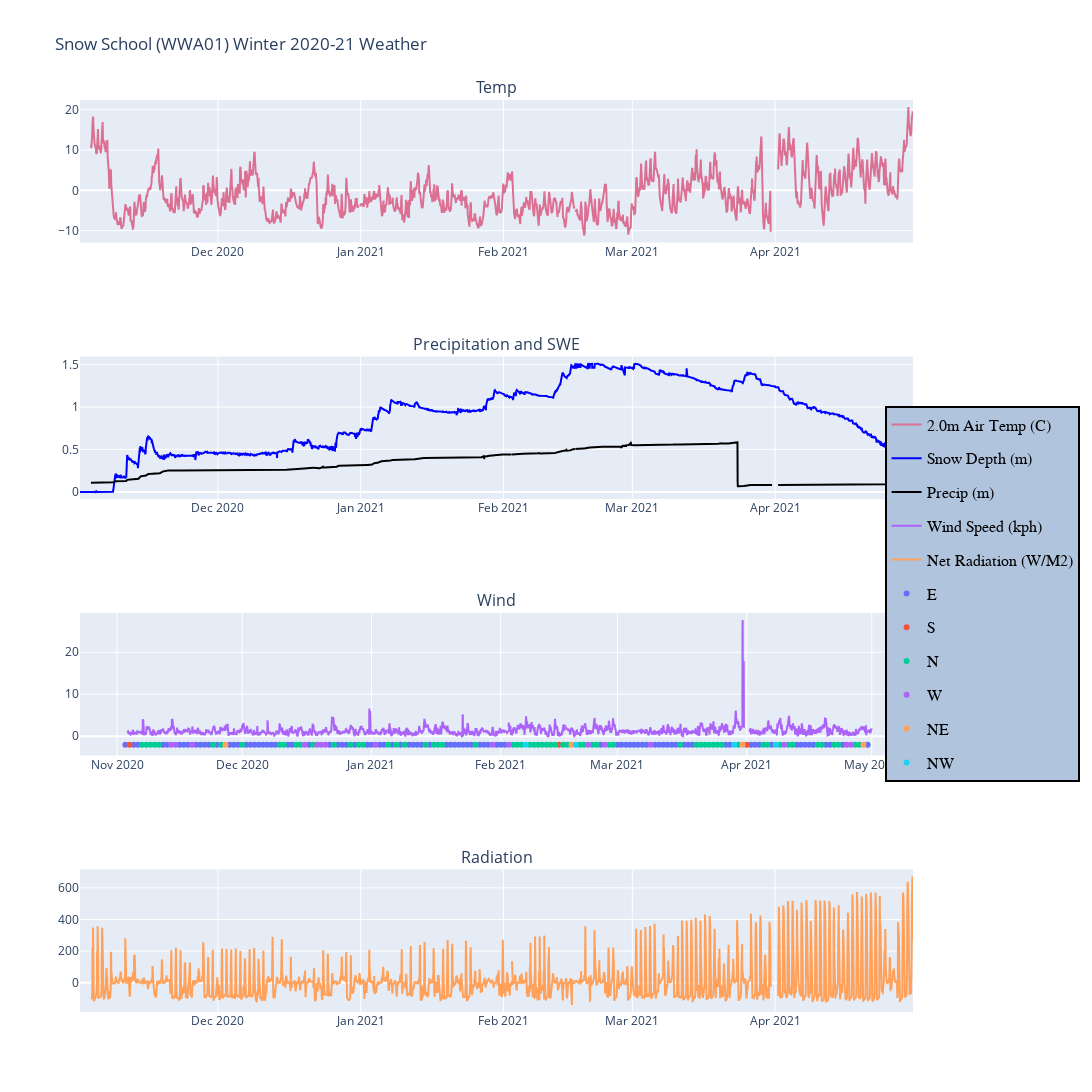

Notebook cell for this chart:
### Code cell
def wind_subset(i):
    if i == 'ENE' or i == 'E' or i == 'ESE':
        j = 'E'
    if i == 'WSW' or i == 'W' or i == 'WNW':
        j = 'W'
    if i == 'SSW' or i == 'S' or i == 'SSE':
        j = 'S'
    if i == 'NNW' or i == 'N' or i == 'NNE':
        j = 'N'
    if i == 'NE' or i == 'NW' or i == 'SW' or i == 'SE':
        j = i
    return j

sub = wx[wx.index > ('2020-11-01')]
sub_wind = sub.dropna(subset = ['wind_cardinal_direction_1d'])
sub_wind['wind_dir_lim'] = sub_wind.wind_cardinal_direction_1d.apply(wind_subset)

from plotly.subplots import make_subplots
import plotly.graph_objects as go

fig = make_subplots(rows=4, cols=1, subplot_titles=("Temp", "Precipitation and SWE", "Wind", "Radiation"))

fig.add_trace(
    go.Scatter(x = sub.index, y = sub['airtemp_2.0'], name = '2.0m Air Temp (C)', line_color = 'palevioletred'),
    row=1, col=1
)

fig.add_trace(
    go.Scatter(x = sub.index, y = sub['snow_depth_1'], name = 'Snow Depth (m)', line_color = 'blue'),
    row=2, col=1
)

fig.add_trace(
    go.Scatter(x = sub.index, y = sub['precip_accum_1'], name = 'Precip (m)', line_color = 'black'),
    row=2, col=1
)

fig.add_trace(
    go.Scatter(x = sub.index, y = sub['wind_speed_1'], name = 'Wind Speed (kph)'),
    row=3, col=1
)
    

fig.add_trace(
    go.Scatter(x = sub.index, y = sub['net_radiation_1'], name = 'Net Radiation (W/M2)'),
    row=4, col=1
)


from statistics import mode
a= sub_wind['wind_dir_lim'].resample('d').apply(lambda x: mode(x))
figure1 = px.scatter(x= a.index, 
                     y=np.zeros_like(a.index)-2,
                     color = a.values)
figure1_traces = []
for trace in range(len(figure1["data"])):
    figure1_traces.append(figure1["data"][trace])
for traces in figure1_traces:
    fig.append_trace(traces, row=3, col=1)

fig.update_layout(height=1200, width=1400, title_text="Snow School (WWA01) Winter 2020-21 Weather")

fig.update_layout(legend=dict(
    yanchor="top",
    y=0.665,
    xanchor="right",
    x=1.2,
    title_font_family="Times New Roman",
        font=dict(
            family="Times New Roman",
            size=16,
            color="black"
        ),
        bgcolor="LightSteelBlue",
        bordercolor="Black",
        borderwidth=2
))
fig.show()
fig.write_image('../../figures/wx_summary.png')
fig.write_html('../../figures/wx_summary.html')

### Figure 1 — Plotly figure (JSON) as saved in the notebook; plotly's stock layout.template omitted (floating-point values rounded to 4 significant figures; data arrays with more than 128 entries replaced by an {"elided": "..."} marker saying what was removed)
{"data": [{"line": {"color": "palevioletred"}, "name": "2.0m Air Temp (C)", "type": "scatter", "x": {"elided": "4358 str values"}, "xaxis": "x", "y": {"elided": "4358 float values"}, "yaxis": "y"}, {"line": {"color": "blue"}, "name": "Snow Depth (m)", "type": "scatter", "x": {"elided": "4358 str values"}, "xaxis": "x2", "y": {"elided": "4358 float values"}, "yaxis": "y2"}, {"line": {"color": "black"}, "name": "Precip (m)", "type": "scatter", "x": {"elided": "4358 str values"}, "xaxis": "x2", "y": {"elided": "4358 float values"}, "yaxis": "y2"}, {"name": "Wind Speed (kph)", "type": "scatter", "x": {"elided": "4358 str values"}, "xaxis": "x3", "y": {"elided": "4358 float values"}, "yaxis": "y3"}, {"name": "Net Radiation (W/M2)", "type": "scatter", "x": {"elided": "4358 str values"}, "xaxis": "x4", "y": {"elided": "4358 float values"}, "yaxis": "y4"}, {"hovertemplate": "color=E<br>x=%{x}<br>y=%{y}<extra></extra>", "legendgroup": "E", "marker": {"color": "#636efa", "symbol": "circle"}, "mode": "markers", "name": "E", "orientation": "v", "showlegend": true, "type": "scatter", "x": ["2020-11-03T00:00:00+00:00", "2020-11-05T00:00:00+00:00", "2020-11-06T00:00:00+00:00", "2020-11-12T00:00:00+00:00", "2020-11-13T00:00:00+00:00", "2020-11-16T00:00:00+00:00", "2020-11-17T00:00:00+00:00", "2020-11-18T00:00:00+00:00", "2020-11-20T00:00:00+00:00", "2020-11-21T00:00:00+00:00", "2020-11-22T00:00:00+00:00", "2020-11-23T00:00:00+00:00", "2020-11-25T00:00:00+00:00", "2020-11-28T00:00:00+00:00", "2020-11-29T00:00:00+00:00", "2020-11-30T00:00:00+00:00", "2020-12-02T00:00:00+00:00", "2020-12-03T00:00:00+00:00", "2020-12-04T00:00:00+00:00", "2020-12-05T00:00:00+00:00", "2020-12-06T00:00:00+00:00", "2020-12-07T00:00:00+00:00", "2020-12-08T00:00:00+00:00", "2020-12-09T00:00:00+00:00", "2020-12-12T00:00:00+00:00", "2020-12-13T00:00:00+00:00", "2020-12-17T00:00:00+00:00", "2020-12-22T00:00:00+00:00", "2020-12-24T00:00:00+00:00", "2020-12-25T00:00:00+00:00", "2020-12-26T00:00:00+00:00", "2020-12-28T00:00:00+00:00", "2020-12-31T00:00:00+00:00", "2021-01-01T00:00:00+00:00", "2021-01-03T00:00:00+00:00", "2021-01-04T00:00:00+00:00", "2021-01-06T00:00:00+00:00", "2021-01-08T00:00:00+00:00", "2021-01-10T00:00:00+00:00", "2021-01-11T00:00:00+00:00", "2021-01-12T00:00:00+00:00", "2021-01-13T00:00:00+00:00", "2021-01-15T00:00:00+00:00", "2021-01-19T00:00:00+00:00", "2021-01-20T00:00:00+00:00", "2021-01-21T00:00:00+00:00", "2021-01-22T00:00:00+00:00", "2021-01-23T00:00:00+00:00", "2021-01-24T00:00:00+00:00", "2021-01-25T00:00:00+00:00", "2021-01-27T00:00:00+00:00", "2021-01-28T00:00:00+00:00", "2021-01-29T00:00:00+00:00", "2021-01-31T00:00:00+00:00", "2021-02-01T00:00:00+00:00", "2021-02-02T00:00:00+00:00", "2021-02-25T00:00:00+00:00", "2021-03-01T00:00:00+00:00", "2021-03-02T00:00:00+00:00", "2021-03-03T00:00:00+00:00", "2021-03-04T00:00:00+00:00", "2021-03-05T00:00:00+00:00", "2021-03-06T00:00:00+00:00", "2021-03-07T00:00:00+00:00", "2021-03-08T00:00:00+00:00", "2021-03-10T00:00:00+00:00", "2021-03-11T00:00:00+00:00", "2021-03-12T00:00:00+00:00", "2021-03-13T00:00:00+00:00", "2021-03-14T00:00:00+00:00", "2021-03-15T00:00:00+00:00", "2021-03-17T00:00:00+00:00", "2021-03-18T00:00:00+00:00", "2021-03-19T00:00:00+00:00", "2021-03-27T00:00:00+00:00", "2021-03-28T00:00:00+00:00", "2021-04-02T00:00:00+00:00", "2021-04-03T00:00:00+00:00", "2021-04-04T00:00:00+00:00", "2021-04-07T00:00:00+00:00", "2021-04-13T00:00:00+00:00", "2021-04-14T00:00:00+00:00", "2021-04-15T00:00:00+00:00", "2021-04-16T00:00:00+00:00", "2021-04-17T00:00:00+00:00", "2021-04-20T00:00:00+00:00", "2021-04-21T00:00:00+00:00", "2021-04-24T00:00:00+00:00", "2021-04-30T00:00:00+00:00"], "xaxis": "x3", "y": [-2, -2, -2, -2, -2, -2, -2, -2, -2, -2, -2, -2, -2, -2, -2, -2, -2, -2, -2, -2, -2, -2, -2, -2, -2, -2, -2, -2, -2, -2, -2, -2, -2, -2, -2, -2, -2, -2, -2, -2, -2, -2, -2, -2, -2, -2, -2, -2, -2, -2, -2, -2, -2, -2, -2, -2, -2, -2, -2, -2, -2, -2, -2, -2, -2, -2, -2, -2, -2, -2, -2, -2, -2, -2, -2, -2, -2, -2, -2, -2, -2, -2, -2, -2, -2, -2, -2, -2, -2], "yaxis": "y3"}, {"hovertemplate": "color=S<br>x=%{x}<br>y=%{y}<extra></extra>", "legendgroup": "S", "marker": {"color": "#EF553B", "symbol": "circle"}, "mode": "markers", "name": "S", "orientation": "v", "showlegend": true, "type": "scatter", "x": ["2020-11-04T00:00:00+00:00", "2021-02-15T00:00:00+00:00", "2021-04-01T00:00:00+00:00"], "xaxis": "x3", "y": [-2, -2, -2], "yaxis": "y3"}, {"hovertemplate": "color=N<br>x=%{x}<br>y=%{y}<extra></extra>", "legendgroup": "N", "marker": {"color": "#00cc96", "symbol": "circle"}, "mode": "markers", "name": "N", "orientation": "v", "showlegend": true, "type": "scatter", "x": ["2020-11-07T00:00:00+00:00", "2020-11-08T00:00:00+00:00", "2020-11-09T00:00:00+00:00", "2020-11-10T00:00:00+00:00", "2020-11-11T00:00:00+00:00", "2020-11-24T00:00:00+00:00", "2020-11-26T00:00:00+00:00", "2020-12-01T00:00:00+00:00", "2020-12-10T00:00:00+00:00", "2020-12-11T00:00:00+00:00", "2020-12-14T00:00:00+00:00", "2020-12-15T00:00:00+00:00", "2020-12-18T00:00:00+00:00", "2020-12-23T00:00:00+00:00", "2020-12-27T00:00:00+00:00", "2020-12-29T00:00:00+00:00", "2020-12-30T00:00:00+00:00", "2021-01-05T00:00:00+00:00", "2021-01-07T00:00:00+00:00", "2021-01-09T00:00:00+00:00", "2021-01-14T00:00:00+00:00", "2021-01-16T00:00:00+00:00", "2021-01-17T00:00:00+00:00", "2021-01-18T00:00:00+00:00", "2021-01-26T00:00:00+00:00", "2021-02-04T00:00:00+00:00", "2021-02-05T00:00:00+00:00", "2021-02-06T00:00:00+00:00", "2021-02-08T00:00:00+00:00", "2021-02-09T00:00:00+00:00", "2021-02-10T00:00:00+00:00", "2021-02-11T00:00:00+00:00", "2021-02-12T00:00:00+00:00", "2021-02-13T00:00:00+00:00", "2021-02-14T00:00:00+00:00", "2021-02-16T00:00:00+00:00", "2021-02-17T00:00:00+00:00", "2021-02-20T00:00:00+00:00", "2021-02-21T00:00:00+00:00", "2021-02-23T00:00:00+00:00", "2021-02-24T00:00:00+00:00", "2021-02-27T00:00:00+00:00", "2021-02-28T00:00:00+00:00", "2021-03-16T00:00:00+00:00", "2021-03-20T00:00:00+00:00", "2021-03-21T00:00:00+00:00", "2021-03-22T00:00:00+00:00", "2021-03-23T00:00:00+00:00", "2021-03-24T00:00:00+00:00", "2021-03-25T00:00:00+00:00", "2021-03-26T00:00:00+00:00", "2021-03-30T00:00:00+00:00", "2021-04-05T00:00:00+00:00", "2021-04-06T00:00:00+00:00", "2021-04-09T00:00:00+00:00", "2021-04-11T00:00:00+00:00", "2021-04-12T00:00:00+00:00", "2021-04-18T00:00:00+00:00", "2021-04-19T00:00:00+00:00", "2021-04-22T00:00:00+00:00", "2021-04-23T00:00:00+00:00", "2021-04-27T00:00:00+00:00", "2021-04-28T00:00:00+00:00"], "xaxis": "x3", "y": [-2, -2, -2, -2, -2, -2, -2, -2, -2, -2, -2, -2, -2, -2, -2, -2, -2, -2, -2, -2, -2, -2, -2, -2, -2, -2, -2, -2, -2, -2, -2, -2, -2, -2, -2, -2, -2, -2, -2, -2, -2, -2, -2, -2, -2, -2, -2, -2, -2, -2, -2, -2, -2, -2, -2, -2, -2, -2, -2, -2, -2, -2, -2], "yaxis": "y3"}, {"hovertemplate": "color=W<br>x=%{x}<br>y=%{y}<extra></extra>", "legendgroup": "W", "marker": {"color": "#ab63fa", "symbol": "circle"}, "mode": "markers", "name": "W", "orientation": "v", "showlegend": true, "type": "scatter", "x": ["2020-11-14T00:00:00+00:00", "2020-11-15T00:00:00+00:00", "2020-11-19T00:00:00+00:00", "2020-12-16T00:00:00+00:00", "2020-12-19T00:00:00+00:00", "2020-12-20T00:00:00+00:00", "2020-12-21T00:00:00+00:00", "2021-01-02T00:00:00+00:00", "2021-01-30T00:00:00+00:00", "2021-02-03T00:00:00+00:00", "2021-02-22T00:00:00+00:00", "2021-02-26T00:00:00+00:00", "2021-03-09T00:00:00+00:00", "2021-04-10T00:00:00+00:00", "2021-04-25T00:00:00+00:00", "2021-04-26T00:00:00+00:00"], "xaxis": "x3", "y": [-2, -2, -2, -2, -2, -2, -2, -2, -2, -2, -2, -2, -2, -2, -2, -2], "yaxis": "y3"}, {"hovertemplate": "color=NE<br>x=%{x}<br>y=%{y}<extra></extra>", "legendgroup": "NE", "marker": {"color": "#FFA15A", "symbol": "circle"}, "mode": "markers", "name": "NE", "orientation": "v", "showlegend": true, "type": "scatter", "x": ["2020-11-27T00:00:00+00:00", "2021-02-18T00:00:00+00:00", "2021-03-31T00:00:00+00:00", "2021-04-29T00:00:00+00:00"], "xaxis": "x3", "y": [-2, -2, -2, -2], "yaxis": "y3"}, {"hovertemplate": "color=NW<br>x=%{x}<br>y=%{y}<extra></extra>", "legendgroup": "NW", "marker": {"color": "#19d3f3", "symbol": "circle"}, "mode": "markers", "name": "NW", "orientation": "v", "showlegend": true, "type": "scatter", "x": ["2021-02-07T00:00:00+00:00", "2021-02-19T00:00:00+00:00", "2021-03-29T00:00:00+00:00", "2021-04-08T00:00:00+00:00"], "xaxis": "x3", "y": [-2, -2, -2, -2], "yaxis": "y3"}], "layout": {"annotations": [{"font": {"size": 16}, "showarrow": false, "text": "Temp", "x": 0.5, "xanchor": "center", "xref": "paper", "y": 1, "yanchor": "bottom", "yref": "paper"}, {"font": {"size": 16}, "showarrow": false, "text": "Precipitation and SWE", "x": 0.5, "xanchor": "center", "xref": "paper", "y": 0.7188, "yanchor": "bottom", "yref": "paper"}, {"font": {"size": 16}, "showarrow": false, "text": "Wind", "x": 0.5, "xanchor": "center", "xref": "paper", "y": 0.4375, "yanchor": "bottom", "yref": "paper"}, {"font": {"size": 16}, "showarrow": false, "text": "Radiation", "x": 0.5, "xanchor": "center", "xref": "paper", "y": 0.1562, "yanchor": "bottom", "yref": "paper"}], "height": 1200, "legend": {"bgcolor": "LightSteelBlue", "bordercolor": "Black", "borderwidth": 2, "font": {"color": "black", "family": "Times New Roman", "size": 16}, "title": {"font": {"family": "Times New Roman"}}, "x": 1.2, "xanchor": "right", "y": 0.665, "yanchor": "top"}, "title": {"text": "Snow School (WWA01) Winter 2020-21 Weather"}, "width": 1400, "xaxis": {"anchor": "y", "domain": [0, 1]}, "xaxis2": {"anchor": "y2", "domain": [0, 1]}, "xaxis3": {"anchor": "y3", "domain": [0, 1]}, "xaxis4": {"anchor": "y4", "domain": [0, 1]}, "yaxis": {"anchor": "x", "domain": [0.8438, 1]}, "yaxis2": {"anchor": "x2", "domain": [0.5625, 0.7188]}, "yaxis3": {"anchor": "x3", "domain": [0.2812, 0.4375]}, "yaxis4": {"anchor": "x4", "domain": [0, 0.1562]}}}
